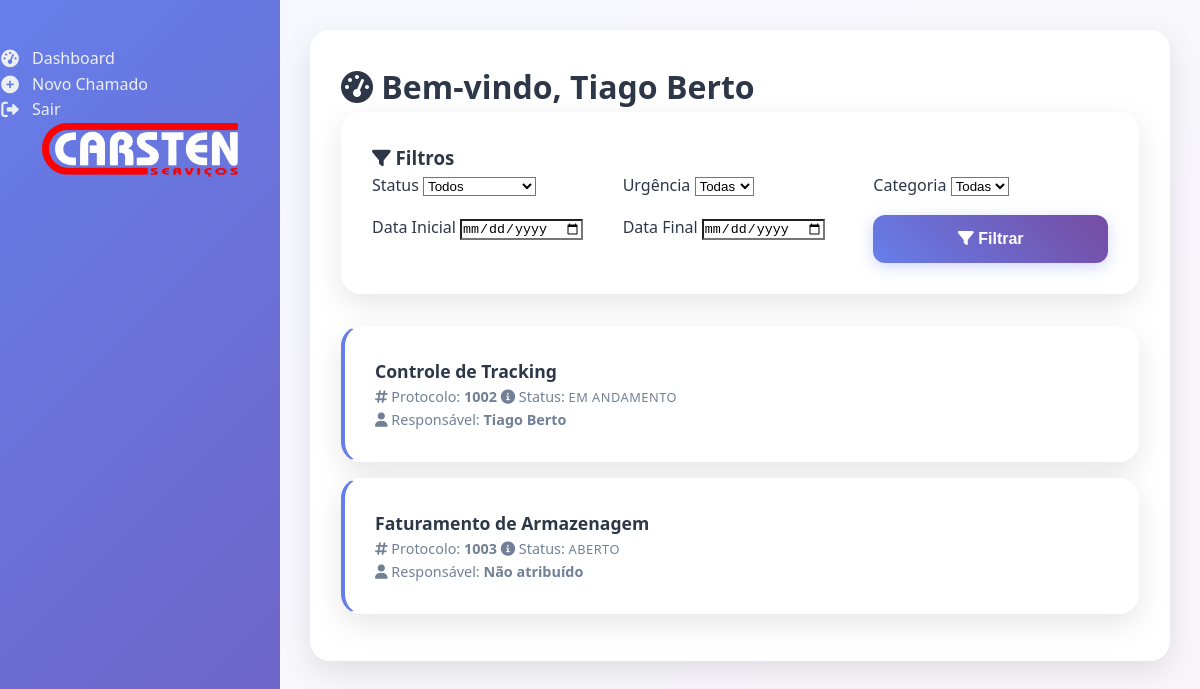
Page /dashboard (signed in) on the committed database.
### app.py (models this page shows)
class Usuario(db.Model, UserMixin):
    id = db.Column(db.Integer, primary_key=True)
    nome = db.Column(db.String(100))
    email = db.Column(db.String(100), unique=True)
    senha = db.Column(db.String(200))
    tipo = db.Column(db.String(20))  # 'admin' ou 'usuario'

class Chamado(db.Model):
    id = db.Column(db.Integer, primary_key=True)
    protocolo = db.Column(db.String(20), unique=True, nullable=True)  # permitir nulo na criação
    titulo = db.Column(db.String(200))
    descricao = db.Column(db.Text)
    urgencia = db.Column(db.String(20))
    status = db.Column(db.String(20), default='Aberto')
    usuario_id = db.Column(db.Integer, db.ForeignKey('usuario.id'))
    anexo = db.Column(db.String(255))  # nome do arquivo anexo
    cargo = db.Column(db.String(100))
    setor = db.Column(db.String(100))
    objetivo = db.Column(db.String(100))
    tipo_projeto = db.Column(db.String(100))
    segmentacao = db.Column(db.String(100))
    responsavel_id = db.Column(db.Integer, db.ForeignKey('usuario.id'), nullable=True)
    responsavel = db.relationship('Usuario', foreign_keys=[responsavel_id])

### app.py (the view, shortened to what this page needs)
@app.route('/dashboard')
@login_required
def dashboard():
    if current_user.tipo == 'Admin':
        return redirect(url_for('dailyboard'))
    else:
        status = request.args.get('status')
        data_ini = request.args.get('data_ini')
        data_fim = request.args.get('data_fim')
        urgencia = request.args.get('urgencia')
        query = Chamado.query.filter_by(usuario_id=current_user.id)
        if status and status != 'todos':
            query = query.filter_by(status=status)
        if urgencia:
            query = query.filter_by(urgencia=urgencia)
        chamados = query.all()
        chamados_nao_lidos = set()
        for chamado in chamados:
            mensagens = Mensagem.query.filter_by(chamado_id=chamado.id).all()
            for msg in mensagens:
                if msg.autor_id != current_user.id and not MensagemLida.query.filter_by(mensagem_id=msg.id, usuario_id=current_user.id).first():
                    chamados_nao_lidos.add(chamado.id)
                    break
        return render_template('dashboard.html', chamados=chamados, filtros={
            'status': status, 'data_ini': data_ini, 'data_fim': data_fim, 'urgencia': urgencia
        }, chamados_nao_lidos=chamados_nao_lidos)

### app.py (called while the page is built)
@login_manager.user_loader
def load_user(user_id):
    return db.session.get(Usuario, int(user_id))

### templates/dashboard.html (shortened to what this page needs)
{% extends 'base.html' %}
{% block content %}
  <div class="fade-in">
    <div class="card">
      <h1 style="margin-bottom: 1.5rem; color: #2d3748; font-size: 2rem; font-weight: 700;">
        <i class="fas fa-tachometer-alt"></i> Bem-vindo, {{ current_user.nome }}
      </h1>
      <div class="card" style="margin-bottom: 2rem;">
        <h3 style="margin-bottom: 1.5rem; color: #2d3748; font-weight: 600;">
          <i class="fas fa-filter"></i> Filtros
        </h3>
        <div class="filtros-box" style="display: grid; grid-template-columns: repeat(auto-fit, minmax(200px, 1fr)); gap: 1rem;">
          {% if current_user.tipo == 'Admin' %}
            <div class="form-group">
              <label for="status">Status</label>
              <select id="status" name="status">
                <option value="todos">Todos</option>
                <option value="Aberto" {% if filtros.status=='Aberto' %}selected{% endif %}>Aberto</option>
                <option value="Em andamento" {% if filtros.status=='Em andamento' %}selected{% endif %}>Em andamento</option>
                <option value="Finalizado" {% if filtros.status=='Finalizado' %}selected{% endif %}>Finalizado</option>
                <option value="Fechado" {% if filtros.status=='Fechado' %}selected{% endif %}>Fechado</option>
              </select>
            </div>
            <div class="form-group">
              <label for="urgencia">Urgência</label>
              <select id="urgencia" name="urgencia">
                <option value="todos">Todas</option>
                <option value="Baixa" {% if filtros.urgencia=='Baixa' %}selected{% endif %}>Baixa</option>
                <option value="Média" {% if filtros.urgencia=='Média' %}selected{% endif %}>Média</option>
                <option value="Alta" {% if filtros.urgencia=='Alta' %}selected{% endif %}>Alta</option>
              </select>
            </div>
            <div class="form-group">
              <label for="colaborador">Colaborador</label>
              <select id="colaborador" name="colaborador">
                <option value="todos">Todos</option>
                {% for colab in colaboradores %}
                <option value="{{ colab.id }}" {% if filtros.colaborador==colab.id|string %}selected{% endif %}>{{ colab.nome }}</option>
                {% endfor %}
              </select>
            </div>
          {% else %}
            <div class="form-group">
              <label for="status">Status</label>
              <select id="status" name="status">
                <option value="todos">Todos</option>
              </select>
            </div>
            <div class="form-group">
              <label for="urgencia">Urgência</label>
              <select id="urgencia" name="urgencia">
                <option value="todos">Todas</option>
              </select>
            </div>
            <div class="form-group">
              <label for="categoria">Categoria</label>
              <select id="categoria" name="categoria">
                <option value="todas">Todas</option>
              </select>
            </div>
          {% endif %}
          <div class="form-group">
            <label for="data_ini">Data Inicial</label>
            <input type="date" id="data_ini" name="data_ini" value="{{ filtros.data_ini or '' }}">
          </div>
          <div class="form-group">
            <label for="data_fim">Data Final</label>
            <input type="date" id="data_fim" name="data_fim" value="{{ filtros.data_fim or '' }}">
          </div>
          <div class="form-group" style="display: flex; align-items: end;">
            <button type="submit" class="btn" style="width: 100%;">
              <i class="fas fa-filter"></i> Filtrar
            </button>
          </div>
        </div>
      </div>
      <div class="chamados-list">
        {% if chamados %}
          {% for c in chamados %}
          <div class="card chamado-item slide-up" style="margin-bottom: 1rem; border-left: 4px solid #667eea;">
            <div style="display: flex; justify-content: space-between; align-items: flex-start;">
              <div style="flex: 1;">
                <a href="{{ url_for('detalhes_chamado', id=c.id) }}" class="chamado-titulo" style="text-decoration: none; color: #2d3748; font-weight: 600; font-size: 1.1rem; display: block; margin-bottom: 0.5rem;">
                  {{ c.titulo }}
                </a>
                <div class="chamado-meta" style="margin-bottom: 0.5rem; color: #718096; font-size: 0.9rem;">
                  <span><i class="fas fa-hashtag"></i> Protocolo: <strong>{{ c.protocolo }}</strong></span>
                  <span style="margin-left: 1rem;"><i class="fas fa-info-circle"></i> Status:
                    <span class="status-badge status-{{ c.status.lower().replace(' ', '-') }}">{{ c.status }}</span>
                  </span>
                </div>
                <div class="chamado-meta" style="color: #718096; font-size: 0.9rem;">
                  <span><i class="fas fa-user"></i> Responsável: <strong>{% if c.responsavel %}{{ c.responsavel.nome }}{% else %}Não atribuído{% endif %}</strong></span>
                </div>
              </div>
            </div>
          </div>
          {% endfor %}
        {% endif %}
      </div>
    </div>
  </div>
{% endblock %}

### static/style.css (style rules this page uses)
* { margin: 0; padding: 0; box-sizing: border-box; }
body { font-family: 'Segoe UI', Tahoma, Geneva, Verdana, sans-serif; line-height: 1.6; color: #2d3748; background: linear-gradient(135deg, #667eea 0%, #764ba2 100%); min-height: 100vh; }
.card { background: white; padding: 30px; border-radius: 20px; box-shadow: 0 10px 30px rgba(0,0,0,0.1); margin-bottom: 25px; border: 1px solid rgba(255,255,255,0.2); backdrop-filter: blur(10px); transition: transform 0.3s ease, box-shadow 0.3s ease; }
.card .btn, .card form .btn { background: linear-gradient(45deg, #667eea, #764ba2) !important; }
.btn, .btn-sm, .btn-danger, .btn-danger.btn-sm, button.btn, button.btn-sm, button.btn-danger, button.btn-danger.btn-sm { background: linear-gradient(45deg, #667eea, #764ba2) !important; background-color: transparent !important; }
* { background-color: transparent !important; }
.card, .card-header, .card-body, .table, .table th, .table td, .table tbody tr { background-color: transparent !important; }
body { background: linear-gradient(135deg, #667eea 0%, #764ba2 100%) !important; }
.card { background: white !important; }
.form-group { background: transparent !important; background-color: transparent !important; padding: 0 !important; border-radius: 0 !important; box-shadow: none !important; border: none !important; margin-bottom: 20px; }
.form-row .btn, .form-group .btn, .form-row button, .form-group button { background: linear-gradient(45deg, #667eea, #764ba2) !important; background-color: transparent !important; color: white !important; padding: 15px 30px !important; border: none !important; border-radius: 12px !important; cursor: pointer !important; font-size: 1rem !important; font-weight: 600 !important; transition: all 0.3s ease !important; text-decoration: none !important; display: inline-block !important; text-align: center !important; box-shadow: 0 4px 15px rgba(102, 126, 234, 0.3) !important; }
.status-badge { display: inline-flex; align-items: center; gap: 5px; padding: 4px 8px; border-radius: 12px; font-size: 0.8rem; font-weight: 500; text-transform: uppercase; letter-spacing: 0.5px; }
*:not(body):not(.main-content):not(.card):not(.table):not(.table th):not(.form-control-sm):not(.btn):not(button):not(input):not(select):not(textarea) { background: transparent !important; background-color: transparent !important; box-shadow: none !important; border: none !important; padding: 0 !important; margin: 0 !important; border-radius: 0 !important; }
form:not(.main-form) *:not(.btn):not(button):not(input):not(select):not(textarea):not(.form-control):not(.form-control-sm) { background: transparent !important; background-color: transparent !important; box-shadow: none !important; border: none !important; padding: 0 !important; margin: 0 !important; }

### rows in the picture
Usuario: nome "Tiago Berto"
Chamado: titulo "Controle de Tracking", protocolo "1002", status "EM ANDAMENTO", responsavel.nome "Tiago Berto"
Chamado: titulo "Faturamento de Armazenagem", protocolo "1003", status "ABERTO", shows "Não atribuído"
